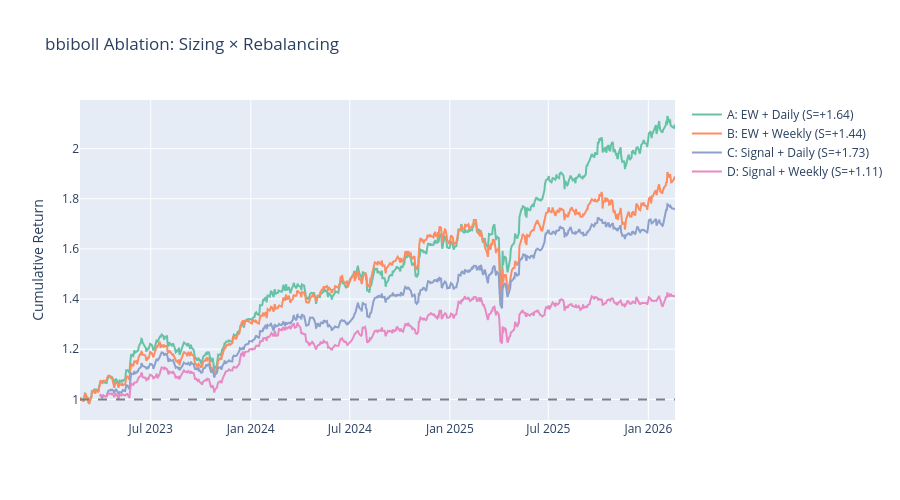

Notebook code for this chart:
### Markdown cell above
## 3. Equity Curves — Visual Comparison

### Code cell
colors = px.colors.qualitative.Set2
fig = go.Figure()
for i, (label, r) in enumerate(ablation_results.items()):
    cum = np.cumprod(1 + r["arr"])
    dates = r["port_ret"][DATE_COL].to_list()
    fig.add_trace(go.Scatter(
        x=dates, y=cum,
        name=f"{label} (S={r['sharpe']:+.2f})",
        line=dict(color=colors[i % len(colors)])
    ))
fig.add_hline(y=1.0, line_dash="dash", line_color="gray")
fig.update_layout(
    title=f"{factor_name} Ablation: Sizing × Rebalancing",
    yaxis_title="Cumulative Return",
    height=500,
)
fig.show()

### Figure 1 — Plotly figure (JSON) as saved in the notebook; plotly's stock layout.template omitted (floating-point values rounded to 4 significant figures; data arrays with more than 128 entries replaced by an {"elided": "..."} marker saying what was removed)
{"data": [{"line": {"color": "rgb(102,194,165)"}, "name": "A: EW + Daily (S=+1.64)", "type": "scatter", "x": {"elided": "752 str values"}, "y": {"elided": "752 float values"}}, {"line": {"color": "rgb(252,141,98)"}, "name": "B: EW + Weekly (S=+1.44)", "type": "scatter", "x": {"elided": "752 str values"}, "y": {"elided": "752 float values"}}, {"line": {"color": "rgb(141,160,203)"}, "name": "C: Signal + Daily (S=+1.73)", "type": "scatter", "x": {"elided": "725 str values"}, "y": {"elided": "725 float values"}}, {"line": {"color": "rgb(231,138,195)"}, "name": "D: Signal + Weekly (S=+1.11)", "type": "scatter", "x": {"elided": "725 str values"}, "y": {"elided": "725 float values"}}], "layout": {"height": 500, "shapes": [{"line": {"color": "gray", "dash": "dash"}, "type": "line", "x0": 0, "x1": 1, "xref": "x domain", "y0": 1, "y1": 1, "yref": "y"}], "title": {"text": "bbiboll Ablation: Sizing × Rebalancing"}, "yaxis": {"title": {"text": "Cumulative Return"}}}}
